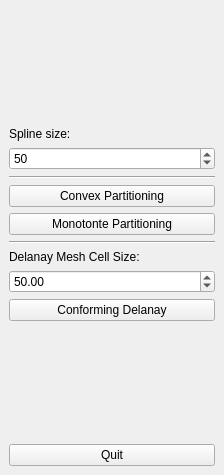
<?xml version="1.0" encoding="UTF-8"?>
<ui version="4.0">
 <class>PolygonTests_panel</class>
 <widget class="QDockWidget" name="PolygonTests_panel">
  <property name="geometry">
   <rect>
    <x>0</x>
    <y>0</y>
    <width>224</width>
    <height>475</height>
   </rect>
  </property>
  <property name="windowTitle">
   <string>Polygon Tests Controls</string>
  </property>
  <widget class="QWidget" name="dockWidgetContents">
   <layout class="QVBoxLayout" name="verticalLayout">
    <item>
     <spacer name="verticalSpacer">
      <property name="orientation">
       <enum>Qt::Vertical</enum>
      </property>
      <property name="sizeHint" stdset="0">
       <size>
        <width>20</width>
        <height>40</height>
       </size>
      </property>
     </spacer>
    </item>
    <item>
     <widget class="QLabel" name="label">
      <property name="sizePolicy">
       <sizepolicy hsizetype="Preferred" vsizetype="Fixed">
        <horstretch>0</horstretch>
        <verstretch>0</verstretch>
       </sizepolicy>
      </property>
      <property name="text">
       <string>Spline size:</string>
      </property>
     </widget>
    </item>
    <item>
     <widget class="QSpinBox" name="spinBox">
      <property name="sizePolicy">
       <sizepolicy hsizetype="Expanding" vsizetype="Fixed">
        <horstretch>0</horstretch>
        <verstretch>0</verstretch>
       </sizepolicy>
      </property>
      <property name="minimum">
       <number>10</number>
      </property>
      <property name="maximum">
       <number>999</number>
      </property>
      <property name="singleStep">
       <number>10</number>
      </property>
      <property name="value">
       <number>50</number>
      </property>
     </widget>
    </item>
    <item>
     <widget class="Line" name="line_2">
      <property name="orientation">
       <enum>Qt::Horizontal</enum>
      </property>
     </widget>
    </item>
    <item>
     <widget class="QPushButton" name="pushButton_tryConvexPartitioning">
      <property name="text">
       <string>Convex Partitioning</string>
      </property>
     </widget>
    </item>
    <item>
     <widget class="QPushButton" name="pushButton_tryMonotonePartitioning">
      <property name="text">
       <string>Monotonte Partitioning</string>
      </property>
     </widget>
    </item>
    <item>
     <widget class="Line" name="line">
      <property name="orientation">
       <enum>Qt::Horizontal</enum>
      </property>
     </widget>
    </item>
    <item>
     <widget class="QLabel" name="label_2">
      <property name="text">
       <string>Delanay Mesh Cell Size:</string>
      </property>
     </widget>
    </item>
    <item>
     <widget class="QDoubleSpinBox" name="doubleSpinBox_MeshSellSize">
      <property name="minimum">
       <double>10.000000000000000</double>
      </property>
      <property name="maximum">
       <double>200.000000000000000</double>
      </property>
      <property name="singleStep">
       <double>10.000000000000000</double>
      </property>
      <property name="value">
       <double>50.000000000000000</double>
      </property>
     </widget>
    </item>
    <item>
     <widget class="QPushButton" name="pushButton_tryConformingDelanay">
      <property name="text">
       <string>Conforming Delanay</string>
      </property>
     </widget>
    </item>
    <item>
     <spacer name="verticalSpacer_2">
      <property name="orientation">
       <enum>Qt::Vertical</enum>
      </property>
      <property name="sizeHint" stdset="0">
       <size>
        <width>20</width>
        <height>40</height>
       </size>
      </property>
     </spacer>
    </item>
    <item>
     <widget class="QPushButton" name="pushButton_quit">
      <property name="text">
       <string>Quit</string>
      </property>
     </widget>
    </item>
   </layout>
  </widget>
 </widget>
 <resources/>
 <connections/>
</ui>
